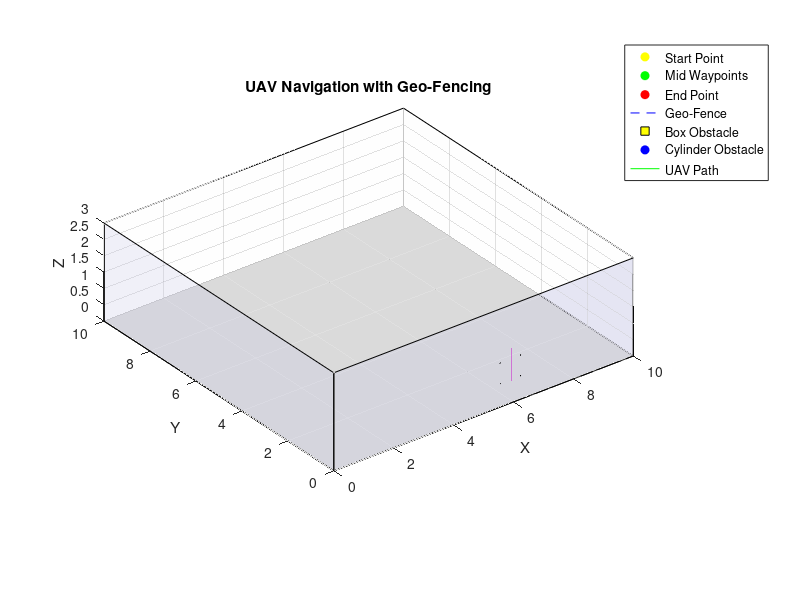

The MATLAB script that drew this image: (Note: this script raises an error after producing the figure.)
clc; clear; close all;

%% Environment Parameters
roomLength = 10; roomWidth = 10; roomHeight = 3;
startPos = [1, 1, 1];
endPos = [9, 9, 1];
dt = 0.1; T = 60; numSteps = T / dt;
%% lidara sensor
%% collision avoidance mattrices
%% Geo-Fence Definition (UAV must stay inside this box)
geoFenceMin = [1 1 0.5];
geoFenceMax = [9 9 2.5];

%% Waypoints: Start, Two Mids, End
waypoints = [
    startPos;
    2 8 1.2;
    8 4 1.4;
    endPos
];
currentWaypoint = 2;

%% Visualization Setup
figure;
axis equal; grid on;
xlabel('X'); ylabel('Y'); zlabel('Z');
xlim([0 roomLength]); ylim([0 roomWidth]); zlim([0 roomHeight]);
view(3); hold on;
title('UAV Navigation with Geo-Fencing');

% Floor and Ceiling
[Xf, Yf] = meshgrid(0:0.5:roomLength, 0:0.5:roomWidth);
Zf = zeros(size(Xf));
surf(Xf, Yf, Zf, 'FaceColor', [0.85 0.85 0.85], 'EdgeColor', 'none');
Zc = roomHeight * ones(size(Xf));
surf(Xf, Yf, Zc, 'FaceColor', [0.9 0.9 0.9], 'EdgeColor', 'none', 'FaceAlpha', 0.05);

% Walls
wallColor = [0.8 0.8 0.9]; wallAlpha = 0.3;
fill3([0 0 0 0], [0 roomWidth roomWidth 0], [0 0 roomHeight roomHeight], wallColor, 'FaceAlpha', wallAlpha);
fill3([roomLength roomLength roomLength roomLength], [0 roomWidth roomWidth 0], [0 0 roomHeight roomHeight], wallColor, 'FaceAlpha', wallAlpha);
fill3([0 roomLength roomLength 0], [0 0 0 0], [0 0 roomHeight roomHeight], wallColor, 'FaceAlpha', wallAlpha);
fill3([0 roomLength roomLength 0], [roomWidth roomWidth roomWidth roomWidth], [0 0 roomHeight roomHeight], wallColor, 'FaceAlpha', wallAlpha);

% === Visualize Geo-Fence ===
fill3([geoFenceMin(1) geoFenceMax(1) geoFenceMax(1) geoFenceMin(1)], [geoFenceMin(2) geoFenceMin(2) geoFenceMax(2) geoFenceMax(2)], [geoFenceMin(3) geoFenceMin(3) geoFenceMin(3) geoFenceMin(3)], 'b', 'FaceAlpha', 0.05, 'EdgeColor', 'b', 'LineStyle', '--');
fill3([geoFenceMin(1) geoFenceMax(1) geoFenceMax(1) geoFenceMin(1)], [geoFenceMin(2) geoFenceMin(2) geoFenceMax(2) geoFenceMax(2)], [geoFenceMax(3) geoFenceMax(3) geoFenceMax(3) geoFenceMax(3)], 'b', 'FaceAlpha', 0.05, 'EdgeColor', 'b', 'LineStyle', '--');

% Geo-Fence edges
corners = [
    geoFenceMin;
    geoFenceMax(1), geoFenceMin(2), geoFenceMin(3);
    geoFenceMax(1), geoFenceMax(2), geoFenceMin(3);
    geoFenceMin(1), geoFenceMax(2), geoFenceMin(3)
];
cornersTop = corners; cornersTop(:,3) = geoFenceMax(3);
for i = 1:4
    plot3([corners(i,1), cornersTop(i,1)], [corners(i,2), cornersTop(i,2)], [corners(i,3), cornersTop(i,3)], 'b--');
end

% Waypoints
scatter3(startPos(1), startPos(2), startPos(3), 120, 'y', 'filled');
scatter3(endPos(1), endPos(2), endPos(3), 120, 'r', 'filled');
scatter3(waypoints(2:3,1), waypoints(2:3,2), waypoints(2:3,3), 100, 'g', 'filled');

%% UAV Initialization
uav.pos = startPos; uav.path = uav.pos;
[uavBodyX, uavBodyY, uavBodyZ] = cylinder([0.2 0.2], 12);
uavBodyZ = uavBodyZ * 0.1;
uavBody = surf(uavBodyX + uav.pos(1), uavBodyY + uav.pos(2), uavBodyZ + uav.pos(3)-0.05, 'FaceColor', 'r', 'EdgeColor', 'none');

armLen = 0.3; rotorRadius = 0.05;
for i = 1:4
    angle = pi/4 + (i-1)*pi/2;
    endArm = uav.pos + armLen * [cos(angle), sin(angle), 0];
    armLines(i) = plot3([uav.pos(1), endArm(1)], [uav.pos(2), endArm(2)], [uav.pos(3), endArm(3)], 'k', 'LineWidth', 2);
    [rx, ry, rz] = cylinder(rotorRadius, 12);
    rz = rz * 0.02;
    rotors(i) = surf(rx + endArm(1), ry + endArm(2), rz + endArm(3), 'FaceColor', 'k', 'EdgeColor', 'none');
end

%% Obstacles
numObstacles = 8; minGap = 1.5;
obstacles = struct(); positions = [];
for i = 1:numObstacles
    while true
        pos = rand(1,3) .* [roomLength-1, roomWidth-1, 1];
        if isempty(positions) || all(vecnorm(positions - pos, 2, 2) > minGap)
            break;
        end
    end
    positions = [positions; pos];
    vel = (rand(1,2) - 0.5) * 0.3; isBox = mod(i,2) == 0;

    if isBox
        boxSize = 0.4 + rand(1,3) .* [0.4, 0.3, 1.0];
        [X, Y, Z] = ndgrid([-0.5 0.5], [-0.5 0.5], [0 1]);
        X = X * boxSize(1); Y = Y * boxSize(2); Z = Z * boxSize(3);
        theta = rand() * 2*pi;
        R = [cos(theta) -sin(theta) 0; sin(theta) cos(theta) 0; 0 0 1];
        points = [X(:), Y(:), Z(:)] * R' + pos;
        faces = [1 2 4 3; 5 6 8 7; 1 2 6 5; 2 4 8 6; 4 3 7 8; 3 1 5 7];
        obstacles(i).type = 'box';
        obstacles(i).plot = patch('Vertices', points, 'Faces', faces, 'FaceColor', rand(1,3), 'EdgeColor', 'k', 'FaceAlpha', 0.6);
    else
        [xc, yc, zc] = cylinder(0.3 + rand()*0.2, 20);
        h = 1.0 + rand(); zc = zc * h;
        obstacles(i).type = 'cylinder';
        obstacles(i).plot = surf(xc + pos(1), yc + pos(2), zc + pos(3), 'FaceColor', rand(1,3), 'EdgeColor', 'none', 'FaceAlpha', 0.5);
    end
    obstacles(i).pos = pos; obstacles(i).vel = [vel, 0]; obstacles(i).radius = 0.4;
end

%% Main Loop
for t = 1:numSteps
    % Obstacle Movement
    for i = 1:numObstacles
        obstacles(i).pos = obstacles(i).pos + obstacles(i).vel * dt;
        for d = 1:2
            if obstacles(i).pos(d) < 0 || obstacles(i).pos(d) > roomLength
                obstacles(i).vel(d) = -obstacles(i).vel(d);
            end
        end
        if strcmp(obstacles(i).type, 'cylinder')
            [xc, yc, zc] = cylinder(0.3, 20);
            set(obstacles(i).plot, 'XData', xc + obstacles(i).pos(1), 'YData', yc + obstacles(i).pos(2), 'ZData', zc + obstacles(i).pos(3));
        end
    end

    % Path Planning with Geo-Fencing
    avoidance = [0 0 0];
    for i = 1:numObstacles
        diff = uav.pos - obstacles(i).pos; dist = norm(diff);
        if dist < 1.5
            avoidance = avoidance + diff / dist^2;
        end
    end
    target = waypoints(currentWaypoint,:);
    dir = (target - uav.pos); dir = dir / norm(dir);
    vel = dir + 1.5 * avoidance;
    vel = vel / norm(vel) * 0.1;

    % Enforce Geo-Fence on UAV
    nextPos = uav.pos + vel;
    for d = 1:3
        nextPos(d) = max(geoFenceMin(d), min(geoFenceMax(d), nextPos(d)));
    end
    uav.pos = nextPos;
    uav.path(end+1,:) = uav.pos;

    if norm(uav.pos - target) < 0.3 && currentWaypoint < size(waypoints,1)
        currentWaypoint = currentWaypoint + 1;
    end

    % UAV Update
    set(uavBody, 'XData', uavBodyX + uav.pos(1), 'YData', uavBodyY + uav.pos(2), 'ZData', uavBodyZ + uav.pos(3)-0.05);
    for i = 1:4
        angle = pi/4 + (i-1)*pi/2;
        endArm = uav.pos + armLen * [cos(angle), sin(angle), 0];
        set(armLines(i), 'XData', [uav.pos(1), endArm(1)], 'YData', [uav.pos(2), endArm(2)], 'ZData', [uav.pos(3), endArm(3)]);
        set(rotors(i), 'XData', rx + endArm(1), 'YData', ry + endArm(2), 'ZData', rz + endArm(3));
    end

    drawnow;
    if norm(uav.pos - endPos) < 0.3
        disp('Goal Reached!'); break;
    end
end

plot3(uav.path(:,1), uav.path(:,2), uav.path(:,3), 'g-', 'LineWidth', 2);

%% Legend
legend([plot3(NaN,NaN,NaN,'yo','MarkerFaceColor','y'), ...
        plot3(NaN,NaN,NaN,'go','MarkerFaceColor','g'), ...
        plot3(NaN,NaN,NaN,'ro','MarkerFaceColor','r'), ...
        plot3(NaN,NaN,NaN,'b--'), ...
        plot3(NaN,NaN,NaN,'ks','MarkerFaceColor','y'), ...
        plot3(NaN,NaN,NaN,'bo','MarkerFaceColor','b'), ...
        plot3(NaN,NaN,NaN,'g-')], ...
        {'Start Point', 'Mid Waypoints', 'End Point', 'Geo-Fence', 'Box Obstacle', 'Cylinder Obstacle', 'UAV Path'}, ...
         'Location', 'northeastoutside');f